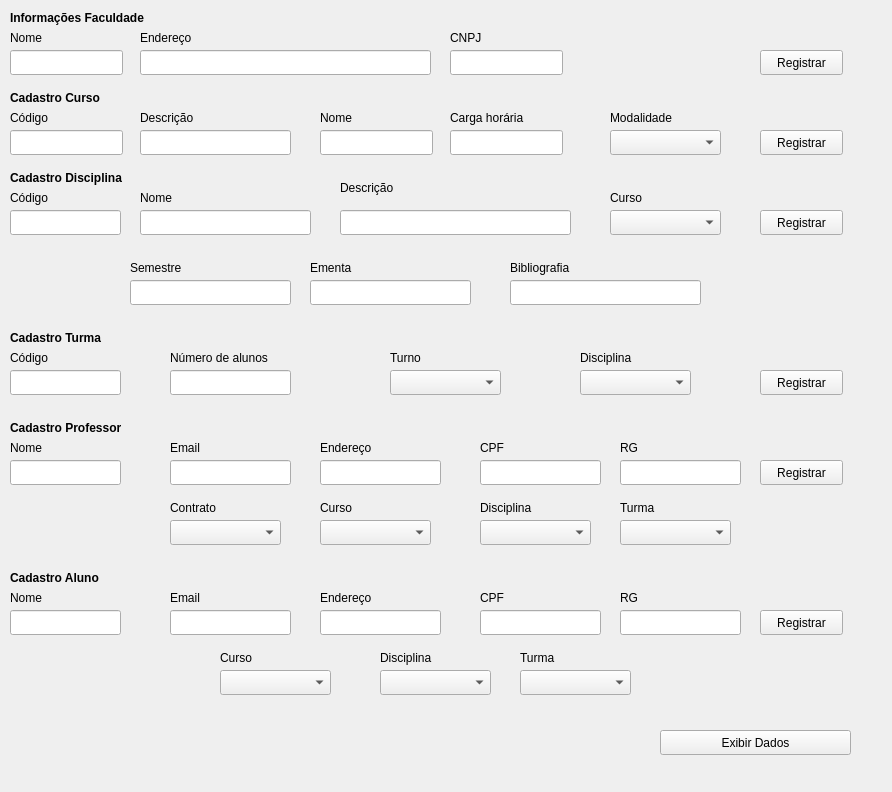
<?xml version="1.0" encoding="UTF-8"?>
<ui version="4.0">
 <class>MainWindow</class>
 <widget class="QMainWindow" name="MainWindow">
  <property name="geometry">
   <rect>
    <x>0</x>
    <y>0</y>
    <width>892</width>
    <height>792</height>
   </rect>
  </property>
  <property name="windowTitle">
   <string>Sistema Faculdade</string>
  </property>
  <widget class="QWidget" name="centralWidget">
   <widget class="QLabel" name="label_4">
    <property name="geometry">
     <rect>
      <x>10</x>
      <y>10</y>
      <width>171</width>
      <height>16</height>
     </rect>
    </property>
    <property name="font">
     <font>
      <weight>75</weight>
      <bold>true</bold>
     </font>
    </property>
    <property name="text">
     <string>Informações Faculdade</string>
    </property>
   </widget>
   <widget class="QLabel" name="label_5">
    <property name="geometry">
     <rect>
      <x>450</x>
      <y>30</y>
      <width>131</width>
      <height>16</height>
     </rect>
    </property>
    <property name="text">
     <string>CNPJ</string>
    </property>
   </widget>
   <widget class="QLineEdit" name="college_name">
    <property name="geometry">
     <rect>
      <x>10</x>
      <y>50</y>
      <width>113</width>
      <height>25</height>
     </rect>
    </property>
   </widget>
   <widget class="QLineEdit" name="college_cnpj">
    <property name="geometry">
     <rect>
      <x>450</x>
      <y>50</y>
      <width>113</width>
      <height>25</height>
     </rect>
    </property>
   </widget>
   <widget class="QLabel" name="label_6">
    <property name="geometry">
     <rect>
      <x>10</x>
      <y>30</y>
      <width>121</width>
      <height>16</height>
     </rect>
    </property>
    <property name="text">
     <string>Nome</string>
    </property>
   </widget>
   <widget class="QPushButton" name="college_register_btn">
    <property name="geometry">
     <rect>
      <x>760</x>
      <y>50</y>
      <width>83</width>
      <height>25</height>
     </rect>
    </property>
    <property name="text">
     <string>Registrar</string>
    </property>
   </widget>
   <widget class="QLineEdit" name="college_address">
    <property name="geometry">
     <rect>
      <x>140</x>
      <y>50</y>
      <width>291</width>
      <height>25</height>
     </rect>
    </property>
   </widget>
   <widget class="QLabel" name="label_7">
    <property name="geometry">
     <rect>
      <x>140</x>
      <y>30</y>
      <width>131</width>
      <height>16</height>
     </rect>
    </property>
    <property name="text">
     <string>Endereço</string>
    </property>
   </widget>
   <widget class="QPushButton" name="course_register_btn">
    <property name="geometry">
     <rect>
      <x>760</x>
      <y>130</y>
      <width>83</width>
      <height>25</height>
     </rect>
    </property>
    <property name="text">
     <string>Registrar</string>
    </property>
   </widget>
   <widget class="QLabel" name="label_8">
    <property name="geometry">
     <rect>
      <x>320</x>
      <y>110</y>
      <width>131</width>
      <height>16</height>
     </rect>
    </property>
    <property name="text">
     <string>Nome</string>
    </property>
   </widget>
   <widget class="QLineEdit" name="course_name">
    <property name="geometry">
     <rect>
      <x>320</x>
      <y>130</y>
      <width>113</width>
      <height>25</height>
     </rect>
    </property>
   </widget>
   <widget class="QLabel" name="label_9">
    <property name="geometry">
     <rect>
      <x>10</x>
      <y>90</y>
      <width>171</width>
      <height>16</height>
     </rect>
    </property>
    <property name="font">
     <font>
      <weight>75</weight>
      <bold>true</bold>
     </font>
    </property>
    <property name="text">
     <string>Cadastro Curso</string>
    </property>
   </widget>
   <widget class="QLineEdit" name="course_description">
    <property name="geometry">
     <rect>
      <x>140</x>
      <y>130</y>
      <width>151</width>
      <height>25</height>
     </rect>
    </property>
   </widget>
   <widget class="QLineEdit" name="course_code">
    <property name="geometry">
     <rect>
      <x>10</x>
      <y>130</y>
      <width>113</width>
      <height>25</height>
     </rect>
    </property>
   </widget>
   <widget class="QLabel" name="label_10">
    <property name="geometry">
     <rect>
      <x>10</x>
      <y>110</y>
      <width>121</width>
      <height>16</height>
     </rect>
    </property>
    <property name="text">
     <string>Código</string>
    </property>
   </widget>
   <widget class="QLabel" name="label_11">
    <property name="geometry">
     <rect>
      <x>140</x>
      <y>110</y>
      <width>131</width>
      <height>16</height>
     </rect>
    </property>
    <property name="text">
     <string>Descrição</string>
    </property>
   </widget>
   <widget class="QLineEdit" name="course_workload">
    <property name="geometry">
     <rect>
      <x>450</x>
      <y>130</y>
      <width>113</width>
      <height>25</height>
     </rect>
    </property>
   </widget>
   <widget class="QLabel" name="label_12">
    <property name="geometry">
     <rect>
      <x>450</x>
      <y>110</y>
      <width>131</width>
      <height>16</height>
     </rect>
    </property>
    <property name="text">
     <string>Carga horária</string>
    </property>
   </widget>
   <widget class="QComboBox" name="course_modality_comboBox">
    <property name="geometry">
     <rect>
      <x>610</x>
      <y>130</y>
      <width>111</width>
      <height>25</height>
     </rect>
    </property>
   </widget>
   <widget class="QLabel" name="label_13">
    <property name="geometry">
     <rect>
      <x>610</x>
      <y>110</y>
      <width>131</width>
      <height>16</height>
     </rect>
    </property>
    <property name="text">
     <string>Modalidade</string>
    </property>
   </widget>
   <widget class="QPushButton" name="subject_register_btn">
    <property name="geometry">
     <rect>
      <x>760</x>
      <y>210</y>
      <width>83</width>
      <height>25</height>
     </rect>
    </property>
    <property name="text">
     <string>Registrar</string>
    </property>
   </widget>
   <widget class="QLabel" name="label_14">
    <property name="geometry">
     <rect>
      <x>310</x>
      <y>260</y>
      <width>131</width>
      <height>16</height>
     </rect>
    </property>
    <property name="text">
     <string>Ementa</string>
    </property>
   </widget>
   <widget class="QLineEdit" name="subject_program">
    <property name="geometry">
     <rect>
      <x>310</x>
      <y>280</y>
      <width>161</width>
      <height>25</height>
     </rect>
    </property>
   </widget>
   <widget class="QLabel" name="label_15">
    <property name="geometry">
     <rect>
      <x>10</x>
      <y>170</y>
      <width>171</width>
      <height>16</height>
     </rect>
    </property>
    <property name="font">
     <font>
      <weight>75</weight>
      <bold>true</bold>
     </font>
    </property>
    <property name="text">
     <string>Cadastro Disciplina</string>
    </property>
   </widget>
   <widget class="QLineEdit" name="subject_name">
    <property name="geometry">
     <rect>
      <x>140</x>
      <y>210</y>
      <width>171</width>
      <height>25</height>
     </rect>
    </property>
   </widget>
   <widget class="QLineEdit" name="subject_code">
    <property name="geometry">
     <rect>
      <x>10</x>
      <y>210</y>
      <width>111</width>
      <height>25</height>
     </rect>
    </property>
   </widget>
   <widget class="QLabel" name="label_16">
    <property name="geometry">
     <rect>
      <x>10</x>
      <y>190</y>
      <width>121</width>
      <height>16</height>
     </rect>
    </property>
    <property name="text">
     <string>Código</string>
    </property>
   </widget>
   <widget class="QLabel" name="label_17">
    <property name="geometry">
     <rect>
      <x>140</x>
      <y>190</y>
      <width>131</width>
      <height>16</height>
     </rect>
    </property>
    <property name="text">
     <string>Nome</string>
    </property>
   </widget>
   <widget class="QLineEdit" name="subject_description">
    <property name="geometry">
     <rect>
      <x>340</x>
      <y>210</y>
      <width>231</width>
      <height>25</height>
     </rect>
    </property>
   </widget>
   <widget class="QLabel" name="label_18">
    <property name="geometry">
     <rect>
      <x>340</x>
      <y>180</y>
      <width>71</width>
      <height>16</height>
     </rect>
    </property>
    <property name="text">
     <string>Descrição</string>
    </property>
   </widget>
   <widget class="QLineEdit" name="subject_bibliography">
    <property name="geometry">
     <rect>
      <x>510</x>
      <y>280</y>
      <width>191</width>
      <height>25</height>
     </rect>
    </property>
    <property name="text">
     <string/>
    </property>
   </widget>
   <widget class="QLabel" name="label_19">
    <property name="geometry">
     <rect>
      <x>510</x>
      <y>260</y>
      <width>131</width>
      <height>16</height>
     </rect>
    </property>
    <property name="text">
     <string>Bibliografia</string>
    </property>
   </widget>
   <widget class="QComboBox" name="subject_course_comboBox">
    <property name="geometry">
     <rect>
      <x>610</x>
      <y>210</y>
      <width>111</width>
      <height>25</height>
     </rect>
    </property>
   </widget>
   <widget class="QLabel" name="label_20">
    <property name="geometry">
     <rect>
      <x>610</x>
      <y>190</y>
      <width>131</width>
      <height>16</height>
     </rect>
    </property>
    <property name="text">
     <string>Curso</string>
    </property>
   </widget>
   <widget class="QPushButton" name="class_register_btn">
    <property name="geometry">
     <rect>
      <x>760</x>
      <y>370</y>
      <width>83</width>
      <height>25</height>
     </rect>
    </property>
    <property name="text">
     <string>Registrar</string>
    </property>
   </widget>
   <widget class="QLineEdit" name="class_maxStudent">
    <property name="geometry">
     <rect>
      <x>170</x>
      <y>370</y>
      <width>121</width>
      <height>25</height>
     </rect>
    </property>
   </widget>
   <widget class="QLineEdit" name="class_code">
    <property name="geometry">
     <rect>
      <x>10</x>
      <y>370</y>
      <width>111</width>
      <height>25</height>
     </rect>
    </property>
   </widget>
   <widget class="QLabel" name="label_24">
    <property name="geometry">
     <rect>
      <x>10</x>
      <y>350</y>
      <width>121</width>
      <height>16</height>
     </rect>
    </property>
    <property name="text">
     <string>Código</string>
    </property>
   </widget>
   <widget class="QLabel" name="label_25">
    <property name="geometry">
     <rect>
      <x>580</x>
      <y>350</y>
      <width>131</width>
      <height>16</height>
     </rect>
    </property>
    <property name="text">
     <string>Disciplina</string>
    </property>
   </widget>
   <widget class="QLabel" name="label_26">
    <property name="geometry">
     <rect>
      <x>10</x>
      <y>330</y>
      <width>171</width>
      <height>16</height>
     </rect>
    </property>
    <property name="font">
     <font>
      <weight>75</weight>
      <bold>true</bold>
     </font>
    </property>
    <property name="text">
     <string>Cadastro Turma</string>
    </property>
   </widget>
   <widget class="QComboBox" name="class_subject_comboBox">
    <property name="geometry">
     <rect>
      <x>580</x>
      <y>370</y>
      <width>111</width>
      <height>25</height>
     </rect>
    </property>
   </widget>
   <widget class="QLabel" name="label_27">
    <property name="geometry">
     <rect>
      <x>170</x>
      <y>350</y>
      <width>131</width>
      <height>16</height>
     </rect>
    </property>
    <property name="text">
     <string>Número de alunos</string>
    </property>
   </widget>
   <widget class="QLabel" name="label_28">
    <property name="geometry">
     <rect>
      <x>390</x>
      <y>350</y>
      <width>131</width>
      <height>16</height>
     </rect>
    </property>
    <property name="text">
     <string>Turno</string>
    </property>
   </widget>
   <widget class="QComboBox" name="class_shift_comboBox">
    <property name="geometry">
     <rect>
      <x>390</x>
      <y>370</y>
      <width>111</width>
      <height>25</height>
     </rect>
    </property>
   </widget>
   <widget class="QLineEdit" name="subject_semester">
    <property name="geometry">
     <rect>
      <x>130</x>
      <y>280</y>
      <width>161</width>
      <height>25</height>
     </rect>
    </property>
    <property name="text">
     <string/>
    </property>
   </widget>
   <widget class="QLabel" name="label_21">
    <property name="geometry">
     <rect>
      <x>130</x>
      <y>260</y>
      <width>131</width>
      <height>16</height>
     </rect>
    </property>
    <property name="text">
     <string>Semestre</string>
    </property>
   </widget>
   <widget class="QPushButton" name="show_data_btn">
    <property name="geometry">
     <rect>
      <x>660</x>
      <y>730</y>
      <width>191</width>
      <height>25</height>
     </rect>
    </property>
    <property name="text">
     <string>Exibir Dados</string>
    </property>
   </widget>
   <widget class="QLabel" name="label_29">
    <property name="geometry">
     <rect>
      <x>170</x>
      <y>500</y>
      <width>131</width>
      <height>16</height>
     </rect>
    </property>
    <property name="text">
     <string>Contrato</string>
    </property>
   </widget>
   <widget class="QLabel" name="label_30">
    <property name="geometry">
     <rect>
      <x>170</x>
      <y>440</y>
      <width>131</width>
      <height>16</height>
     </rect>
    </property>
    <property name="text">
     <string>Email</string>
    </property>
   </widget>
   <widget class="QLabel" name="label_31">
    <property name="geometry">
     <rect>
      <x>320</x>
      <y>500</y>
      <width>131</width>
      <height>16</height>
     </rect>
    </property>
    <property name="text">
     <string>Curso</string>
    </property>
   </widget>
   <widget class="QComboBox" name="teacher_course_combobox">
    <property name="geometry">
     <rect>
      <x>320</x>
      <y>520</y>
      <width>111</width>
      <height>25</height>
     </rect>
    </property>
   </widget>
   <widget class="QPushButton" name="teacher_register_btn">
    <property name="geometry">
     <rect>
      <x>760</x>
      <y>460</y>
      <width>83</width>
      <height>25</height>
     </rect>
    </property>
    <property name="text">
     <string>Registrar</string>
    </property>
   </widget>
   <widget class="QLineEdit" name="teacher_email">
    <property name="geometry">
     <rect>
      <x>170</x>
      <y>460</y>
      <width>121</width>
      <height>25</height>
     </rect>
    </property>
   </widget>
   <widget class="QLineEdit" name="teacher_name">
    <property name="geometry">
     <rect>
      <x>10</x>
      <y>460</y>
      <width>111</width>
      <height>25</height>
     </rect>
    </property>
   </widget>
   <widget class="QLabel" name="label_32">
    <property name="geometry">
     <rect>
      <x>10</x>
      <y>420</y>
      <width>171</width>
      <height>16</height>
     </rect>
    </property>
    <property name="font">
     <font>
      <weight>75</weight>
      <bold>true</bold>
     </font>
    </property>
    <property name="text">
     <string>Cadastro Professor</string>
    </property>
   </widget>
   <widget class="QLabel" name="label_33">
    <property name="geometry">
     <rect>
      <x>10</x>
      <y>440</y>
      <width>121</width>
      <height>16</height>
     </rect>
    </property>
    <property name="text">
     <string>Nome</string>
    </property>
   </widget>
   <widget class="QComboBox" name="teacher_contract_combobox">
    <property name="geometry">
     <rect>
      <x>170</x>
      <y>520</y>
      <width>111</width>
      <height>25</height>
     </rect>
    </property>
   </widget>
   <widget class="QLabel" name="label_34">
    <property name="geometry">
     <rect>
      <x>320</x>
      <y>440</y>
      <width>131</width>
      <height>16</height>
     </rect>
    </property>
    <property name="text">
     <string>Endereço</string>
    </property>
   </widget>
   <widget class="QLineEdit" name="teacher_address">
    <property name="geometry">
     <rect>
      <x>320</x>
      <y>460</y>
      <width>121</width>
      <height>25</height>
     </rect>
    </property>
   </widget>
   <widget class="QLabel" name="label_35">
    <property name="geometry">
     <rect>
      <x>480</x>
      <y>440</y>
      <width>131</width>
      <height>16</height>
     </rect>
    </property>
    <property name="text">
     <string>CPF</string>
    </property>
   </widget>
   <widget class="QLineEdit" name="teacher_cpf">
    <property name="geometry">
     <rect>
      <x>480</x>
      <y>460</y>
      <width>121</width>
      <height>25</height>
     </rect>
    </property>
   </widget>
   <widget class="QLineEdit" name="teacher_rg">
    <property name="geometry">
     <rect>
      <x>620</x>
      <y>460</y>
      <width>121</width>
      <height>25</height>
     </rect>
    </property>
   </widget>
   <widget class="QLabel" name="label_36">
    <property name="geometry">
     <rect>
      <x>620</x>
      <y>440</y>
      <width>131</width>
      <height>16</height>
     </rect>
    </property>
    <property name="text">
     <string>RG</string>
    </property>
   </widget>
   <widget class="QComboBox" name="teacher_subject_combobox">
    <property name="geometry">
     <rect>
      <x>480</x>
      <y>520</y>
      <width>111</width>
      <height>25</height>
     </rect>
    </property>
   </widget>
   <widget class="QLabel" name="label_37">
    <property name="geometry">
     <rect>
      <x>480</x>
      <y>500</y>
      <width>131</width>
      <height>16</height>
     </rect>
    </property>
    <property name="text">
     <string>Disciplina</string>
    </property>
   </widget>
   <widget class="QComboBox" name="teacher_class_combobox">
    <property name="geometry">
     <rect>
      <x>620</x>
      <y>520</y>
      <width>111</width>
      <height>25</height>
     </rect>
    </property>
   </widget>
   <widget class="QLabel" name="label_38">
    <property name="geometry">
     <rect>
      <x>620</x>
      <y>500</y>
      <width>131</width>
      <height>16</height>
     </rect>
    </property>
    <property name="text">
     <string>Turma</string>
    </property>
   </widget>
   <widget class="QLabel" name="label_39">
    <property name="geometry">
     <rect>
      <x>170</x>
      <y>590</y>
      <width>131</width>
      <height>16</height>
     </rect>
    </property>
    <property name="text">
     <string>Email</string>
    </property>
   </widget>
   <widget class="QLineEdit" name="student_email">
    <property name="geometry">
     <rect>
      <x>170</x>
      <y>610</y>
      <width>121</width>
      <height>25</height>
     </rect>
    </property>
   </widget>
   <widget class="QLabel" name="label_40">
    <property name="geometry">
     <rect>
      <x>620</x>
      <y>590</y>
      <width>131</width>
      <height>16</height>
     </rect>
    </property>
    <property name="text">
     <string>RG</string>
    </property>
   </widget>
   <widget class="QLineEdit" name="student_cpf">
    <property name="geometry">
     <rect>
      <x>480</x>
      <y>610</y>
      <width>121</width>
      <height>25</height>
     </rect>
    </property>
   </widget>
   <widget class="QLineEdit" name="student_address">
    <property name="geometry">
     <rect>
      <x>320</x>
      <y>610</y>
      <width>121</width>
      <height>25</height>
     </rect>
    </property>
   </widget>
   <widget class="QComboBox" name="student_class_combobox">
    <property name="geometry">
     <rect>
      <x>520</x>
      <y>670</y>
      <width>111</width>
      <height>25</height>
     </rect>
    </property>
   </widget>
   <widget class="QLabel" name="label_42">
    <property name="geometry">
     <rect>
      <x>480</x>
      <y>590</y>
      <width>131</width>
      <height>16</height>
     </rect>
    </property>
    <property name="text">
     <string>CPF</string>
    </property>
   </widget>
   <widget class="QLabel" name="label_43">
    <property name="geometry">
     <rect>
      <x>520</x>
      <y>650</y>
      <width>131</width>
      <height>16</height>
     </rect>
    </property>
    <property name="text">
     <string>Turma</string>
    </property>
   </widget>
   <widget class="QLabel" name="label_44">
    <property name="geometry">
     <rect>
      <x>220</x>
      <y>650</y>
      <width>131</width>
      <height>16</height>
     </rect>
    </property>
    <property name="text">
     <string>Curso</string>
    </property>
   </widget>
   <widget class="QComboBox" name="student_subject_combobox">
    <property name="geometry">
     <rect>
      <x>380</x>
      <y>670</y>
      <width>111</width>
      <height>25</height>
     </rect>
    </property>
   </widget>
   <widget class="QLabel" name="label_45">
    <property name="geometry">
     <rect>
      <x>380</x>
      <y>650</y>
      <width>131</width>
      <height>16</height>
     </rect>
    </property>
    <property name="text">
     <string>Disciplina</string>
    </property>
   </widget>
   <widget class="QLineEdit" name="student_rg">
    <property name="geometry">
     <rect>
      <x>620</x>
      <y>610</y>
      <width>121</width>
      <height>25</height>
     </rect>
    </property>
   </widget>
   <widget class="QLabel" name="label_46">
    <property name="geometry">
     <rect>
      <x>10</x>
      <y>590</y>
      <width>121</width>
      <height>16</height>
     </rect>
    </property>
    <property name="text">
     <string>Nome</string>
    </property>
   </widget>
   <widget class="QComboBox" name="student_course_combobox">
    <property name="geometry">
     <rect>
      <x>220</x>
      <y>670</y>
      <width>111</width>
      <height>25</height>
     </rect>
    </property>
   </widget>
   <widget class="QPushButton" name="student_register_btn">
    <property name="geometry">
     <rect>
      <x>760</x>
      <y>610</y>
      <width>83</width>
      <height>25</height>
     </rect>
    </property>
    <property name="text">
     <string>Registrar</string>
    </property>
   </widget>
   <widget class="QLabel" name="label_47">
    <property name="geometry">
     <rect>
      <x>10</x>
      <y>570</y>
      <width>171</width>
      <height>16</height>
     </rect>
    </property>
    <property name="font">
     <font>
      <weight>75</weight>
      <bold>true</bold>
     </font>
    </property>
    <property name="text">
     <string>Cadastro Aluno</string>
    </property>
   </widget>
   <widget class="QLabel" name="label_48">
    <property name="geometry">
     <rect>
      <x>320</x>
      <y>590</y>
      <width>131</width>
      <height>16</height>
     </rect>
    </property>
    <property name="text">
     <string>Endereço</string>
    </property>
   </widget>
   <widget class="QLineEdit" name="student_name">
    <property name="geometry">
     <rect>
      <x>10</x>
      <y>610</y>
      <width>111</width>
      <height>25</height>
     </rect>
    </property>
   </widget>
  </widget>
 </widget>
 <layoutdefault spacing="6" margin="11"/>
 <resources/>
 <connections/>
</ui>
